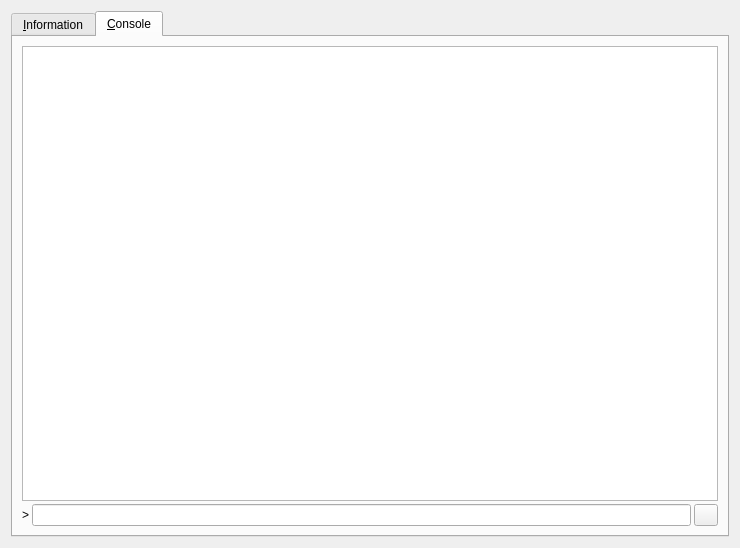
<?xml version="1.0" encoding="UTF-8"?>
<ui version="4.0">
 <class>RPCConsole</class>
 <widget class="QDialog" name="RPCConsole">
  <property name="geometry">
   <rect>
    <x>0</x>
    <y>0</y>
    <width>740</width>
    <height>548</height>
   </rect>
  </property>
  <property name="windowTitle">
   <string>Massagecoin - Debug window</string>
  </property>
  
  <layout class="QVBoxLayout" name="verticalLayout_2">
   <item>
    <widget class="QTabWidget" name="tabWidget">
     <property name="currentIndex">
      <number>1</number>
     </property>
     <widget class="QWidget" name="tab_info">
      <attribute name="title">
       <string>&amp;Information</string>
      </attribute>
      <layout class="QGridLayout" name="gridLayout" columnstretch="0,1">
       <property name="horizontalSpacing">
        <number>12</number>
       </property>
       <item row="0" column="0">
        <widget class="QLabel" name="label_9">
         <property name="font">
          <font>
           <family>Helvetica Neue</family>
           <weight>12</weight>
           <bold>false</bold>
          </font>
         </property>
         <property name="text">
          <string>Massagecoin Core</string>
         </property>
        </widget>
       </item>
       <item row="1" column="0">
        <widget class="QLabel" name="label_5">
         <property name="text">
          <string>Client name</string>
         </property>
        </widget>
       </item>
       <item row="1" column="1">
        <widget class="QLabel" name="clientName">
         <property name="cursor">
          <cursorShape>IBeamCursor</cursorShape>
         </property>
         <property name="text">
          <string>N/A</string>
         </property>
         <property name="textFormat">
          <enum>Qt::PlainText</enum>
         </property>
         <property name="textInteractionFlags">
          <set>Qt::LinksAccessibleByMouse|Qt::TextSelectableByKeyboard|Qt::TextSelectableByMouse</set>
         </property>
        </widget>
       </item>
       <item row="2" column="0">
        <widget class="QLabel" name="label_6">
         <property name="text">
          <string>Client version</string>
         </property>
        </widget>
       </item>
       <item row="2" column="1">
        <widget class="QLabel" name="clientVersion">
         <property name="cursor">
          <cursorShape>IBeamCursor</cursorShape>
         </property>
         <property name="text">
          <string>N/A</string>
         </property>
         <property name="textFormat">
          <enum>Qt::PlainText</enum>
         </property>
         <property name="textInteractionFlags">
          <set>Qt::LinksAccessibleByMouse|Qt::TextSelectableByKeyboard|Qt::TextSelectableByMouse</set>
         </property>
        </widget>
       </item>
       <item row="3" column="0">
        <widget class="QLabel" name="label_14">
         <property name="text">
          <string>Using OpenSSL version</string>
         </property>
         <property name="indent">
          <number>10</number>
         </property>
        </widget>
       </item>
       <item row="3" column="1">
        <widget class="QLabel" name="openSSLVersion">
         <property name="cursor">
          <cursorShape>IBeamCursor</cursorShape>
         </property>
         <property name="text">
          <string>N/A</string>
         </property>
         <property name="textFormat">
          <enum>Qt::PlainText</enum>
         </property>
         <property name="textInteractionFlags">
          <set>Qt::LinksAccessibleByMouse|Qt::TextSelectableByKeyboard|Qt::TextSelectableByMouse</set>
         </property>
        </widget>
       </item>
       <item row="4" column="0">
        <widget class="QLabel" name="label_12">
         <property name="text">
          <string>Build date</string>
         </property>
        </widget>
       </item>
       <item row="4" column="1">
        <widget class="QLabel" name="buildDate">
         <property name="cursor">
          <cursorShape>IBeamCursor</cursorShape>
         </property>
         <property name="text">
          <string>N/A</string>
         </property>
         <property name="textFormat">
          <enum>Qt::PlainText</enum>
         </property>
         <property name="textInteractionFlags">
          <set>Qt::LinksAccessibleByMouse|Qt::TextSelectableByKeyboard|Qt::TextSelectableByMouse</set>
         </property>
        </widget>
       </item>
       <item row="5" column="0">
        <widget class="QLabel" name="label_13">
         <property name="text">
          <string>Startup time</string>
         </property>
        </widget>
       </item>
       <item row="5" column="1">
        <widget class="QLabel" name="startupTime">
         <property name="cursor">
          <cursorShape>IBeamCursor</cursorShape>
         </property>
         <property name="text">
          <string>N/A</string>
         </property>
         <property name="textFormat">
          <enum>Qt::PlainText</enum>
         </property>
         <property name="textInteractionFlags">
          <set>Qt::LinksAccessibleByMouse|Qt::TextSelectableByKeyboard|Qt::TextSelectableByMouse</set>
         </property>
        </widget>
       </item>
       <item row="6" column="0">
        <widget class="QLabel" name="label_11">
         <property name="font">
          <font>
           <family>Helvetica Neue</family>
           <weight>12</weight>
           <bold>false</bold>
          </font>
         </property>
         <property name="text">
          <string>Network</string>
         </property>
        </widget>
       </item>
       <item row="7" column="0">
        <widget class="QLabel" name="label_7">
         <property name="text">
          <string>Number of connections</string>
         </property>
        </widget>
       </item>
       <item row="7" column="1">
        <widget class="QLabel" name="numberOfConnections">
         <property name="cursor">
          <cursorShape>IBeamCursor</cursorShape>
         </property>
         <property name="text">
          <string>N/A</string>
         </property>
         <property name="textFormat">
          <enum>Qt::PlainText</enum>
         </property>
         <property name="textInteractionFlags">
          <set>Qt::LinksAccessibleByMouse|Qt::TextSelectableByKeyboard|Qt::TextSelectableByMouse</set>
         </property>
        </widget>
       </item>
       <item row="8" column="0">
        <widget class="QLabel" name="label_8">
         <property name="text">
          <string>On testnet</string>
         </property>
        </widget>
       </item>
       <item row="8" column="1">
        <widget class="QCheckBox" name="isTestNet">
         <property name="enabled">
          <bool>false</bool>
         </property>
         <property name="text">
          <string/>
         </property>
        </widget>
       </item>
       <item row="9" column="0">
        <widget class="QLabel" name="label_10">
         <property name="font">
          <font>
           <family>Helvetica Neue</family>
           <weight>12</weight>
           <bold>false</bold>
          </font>
         </property>
         <property name="text">
          <string>Block chain</string>
         </property>
        </widget>
       </item>
       <item row="10" column="0">
        <widget class="QLabel" name="label_3">
         <property name="text">
          <string>Current number of blocks</string>
         </property>
        </widget>
       </item>
       <item row="10" column="1">
        <widget class="QLabel" name="numberOfBlocks">
         <property name="cursor">
          <cursorShape>IBeamCursor</cursorShape>
         </property>
         <property name="text">
          <string>N/A</string>
         </property>
         <property name="textFormat">
          <enum>Qt::PlainText</enum>
         </property>
         <property name="textInteractionFlags">
          <set>Qt::LinksAccessibleByMouse|Qt::TextSelectableByKeyboard|Qt::TextSelectableByMouse</set>
         </property>
        </widget>
       </item>
       <item row="11" column="0">
        <widget class="QLabel" name="label_4">
         <property name="text">
          <string>Estimated total blocks</string>
         </property>
        </widget>
       </item>
       <item row="11" column="1">
        <widget class="QLabel" name="totalBlocks">
         <property name="cursor">
          <cursorShape>IBeamCursor</cursorShape>
         </property>
         <property name="text">
          <string>N/A</string>
         </property>
         <property name="textFormat">
          <enum>Qt::PlainText</enum>
         </property>
         <property name="textInteractionFlags">
          <set>Qt::LinksAccessibleByMouse|Qt::TextSelectableByKeyboard|Qt::TextSelectableByMouse</set>
         </property>
        </widget>
       </item>
       <item row="12" column="0">
        <widget class="QLabel" name="label_2">
         <property name="text">
          <string>Last block time</string>
         </property>
        </widget>
       </item>
       <item row="12" column="1">
        <widget class="QLabel" name="lastBlockTime">
         <property name="cursor">
          <cursorShape>IBeamCursor</cursorShape>
         </property>
         <property name="text">
          <string>N/A</string>
         </property>
         <property name="textFormat">
          <enum>Qt::PlainText</enum>
         </property>
         <property name="textInteractionFlags">
          <set>Qt::LinksAccessibleByMouse|Qt::TextSelectableByKeyboard|Qt::TextSelectableByMouse</set>
         </property>
        </widget>
       </item>
       <item row="13" column="0">
        <spacer name="verticalSpacer_2">
         <property name="orientation">
          <enum>Qt::Vertical</enum>
         </property>
         <property name="sizeHint" stdset="0">
          <size>
           <width>20</width>
           <height>20</height>
          </size>
         </property>
        </spacer>
       </item>
       <item row="14" column="0">
        <widget class="QLabel" name="labelDebugLogfile">
         <property name="font">
          <font>
           <family>Helvetica Neue</family>
           <weight>12</weight>
           <bold>false</bold>
          </font>
         </property>
         <property name="text">
          <string>Debug logfile</string>
         </property>
        </widget>
       </item>
       <item row="15" column="0">
        <widget class="QPushButton" name="openDebugLogfileButton">
         <property name="toolTip">
          <string>Open the Massagecoin debug logfile from the current data directory. This can take a few seconds for large logfiles.</string>
         </property>
         <property name="text">
          <string>&amp;Open</string>
         </property>
         <property name="autoDefault">
          <bool>false</bool>
         </property>
        </widget>
       </item>
       <item row="16" column="0">
        <widget class="QLabel" name="labelCLOptions">
         <property name="font">
          <font>
           <family>Helvetica Neue</family>
           <weight>12</weight>
           <bold>false</bold>
          </font>
         </property>
         <property name="text">
          <string>Command-line options</string>
         </property>
        </widget>
       </item>
       <item row="17" column="0">
        <widget class="QPushButton" name="showCLOptionsButton">
         <property name="toolTip">
          <string>Show the Massagecoin-qt help message to get a list with possible command-line options.</string>
         </property>
         <property name="text">
          <string>&amp;Show</string>
         </property>
         <property name="autoDefault">
          <bool>false</bool>
         </property>
        </widget>
       </item>
       <item row="18" column="0">
        <spacer name="verticalSpacer">
         <property name="orientation">
          <enum>Qt::Vertical</enum>
         </property>
         <property name="sizeHint" stdset="0">
          <size>
           <width>20</width>
           <height>40</height>
          </size>
         </property>
        </spacer>
       </item>
      </layout>
     </widget>
     <widget class="QWidget" name="tab_console">
      <attribute name="title">
       <string>&amp;Console</string>
      </attribute>
      <layout class="QVBoxLayout" name="verticalLayout_3">
       <property name="spacing">
        <number>3</number>
       </property>
       <item>
        <widget class="QTextEdit" name="messagesWidget">
         <property name="minimumSize">
          <size>
           <width>0</width>
           <height>100</height>
          </size>
         </property>
         <property name="readOnly">
          <bool>true</bool>
         </property>
         <property name="tabKeyNavigation" stdset="0">
          <bool>false</bool>
         </property>
         <property name="columnCount" stdset="0">
          <number>2</number>
         </property>
        </widget>
       </item>
       <item>
        <layout class="QHBoxLayout" name="horizontalLayout">
         <property name="spacing">
          <number>3</number>
         </property>
         <item>
          <widget class="QLabel" name="label">
           <property name="text">
            <string notr="true">&gt;</string>
           </property>
          </widget>
         </item>
         <item>
          <widget class="QLineEdit" name="lineEdit"/>
         </item>
         <item>
          <widget class="QPushButton" name="clearButton">
           <property name="maximumSize">
            <size>
             <width>24</width>
             <height>24</height>
            </size>
           </property>
           <property name="toolTip">
            <string>Clear console</string>
           </property>
           <property name="text">
            <string/>
           </property>
           <property name="icon">
            <iconset resource="../bitcoin.qrc">
             <normaloff>:/icons/remove</normaloff>:/icons/remove</iconset>
           </property>
           <property name="shortcut">
            <string notr="true">Ctrl+L</string>
           </property>
           <property name="autoDefault">
            <bool>false</bool>
           </property>
          </widget>
         </item>
        </layout>
       </item>
      </layout>
     </widget>
    </widget>
   </item>
  </layout>
 </widget>
 <resources>
  <include location="../bitcoin.qrc"/>
 </resources>
 <connections/>
</ui>
